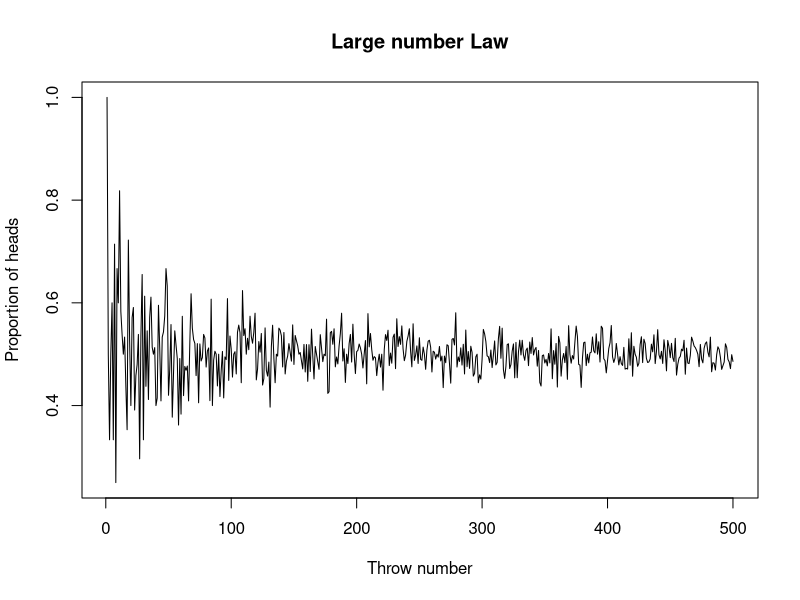

This figure's R source:

## Me estoy intentando ubicar. **Toma pastilla de ubicaína** Es la segunda clase de inferencia estadística. No guardé nada de la anterior.
## Estamos demostrando la ley de los números grandes.

#1 Probamos generando una secuencia de DNA con unas proporciones nucleotídicas dadas.

randomDNAseq <- function(vprob,lseq){
  nucleotide = c("A","C","G","T");
  sequence<- sample(nucleotide,lseq,vprob,replace=T);
  print(sequence);
  round(table(sequence)/lseq,3);
}
randomDNAseq(c(0.3,0.2,0.4,0.1),100)

# The higher the number of nucleotides generated, the closer their proportions will approximate the established probabilities


#2 Let's try with tossing a coin

prob <- c(0.5,0.5); #head and tails have the same probs
coin <- c(1,0); # 1 is head, 0 is tail

start <- 1
finish <- 500

vector_mean <- c()

for (i in start:finish){
  vector_mean[i] <- mean(sample(coin,i,prob,replace=T));
}

plot(vector_mean, type="l", main="Large number Law", xlab="Throw number", ylab="Proportion of heads")

# The variance is smaller as higher is the number of replicates.
# We can create a function that replicates this. It's on the slides.

